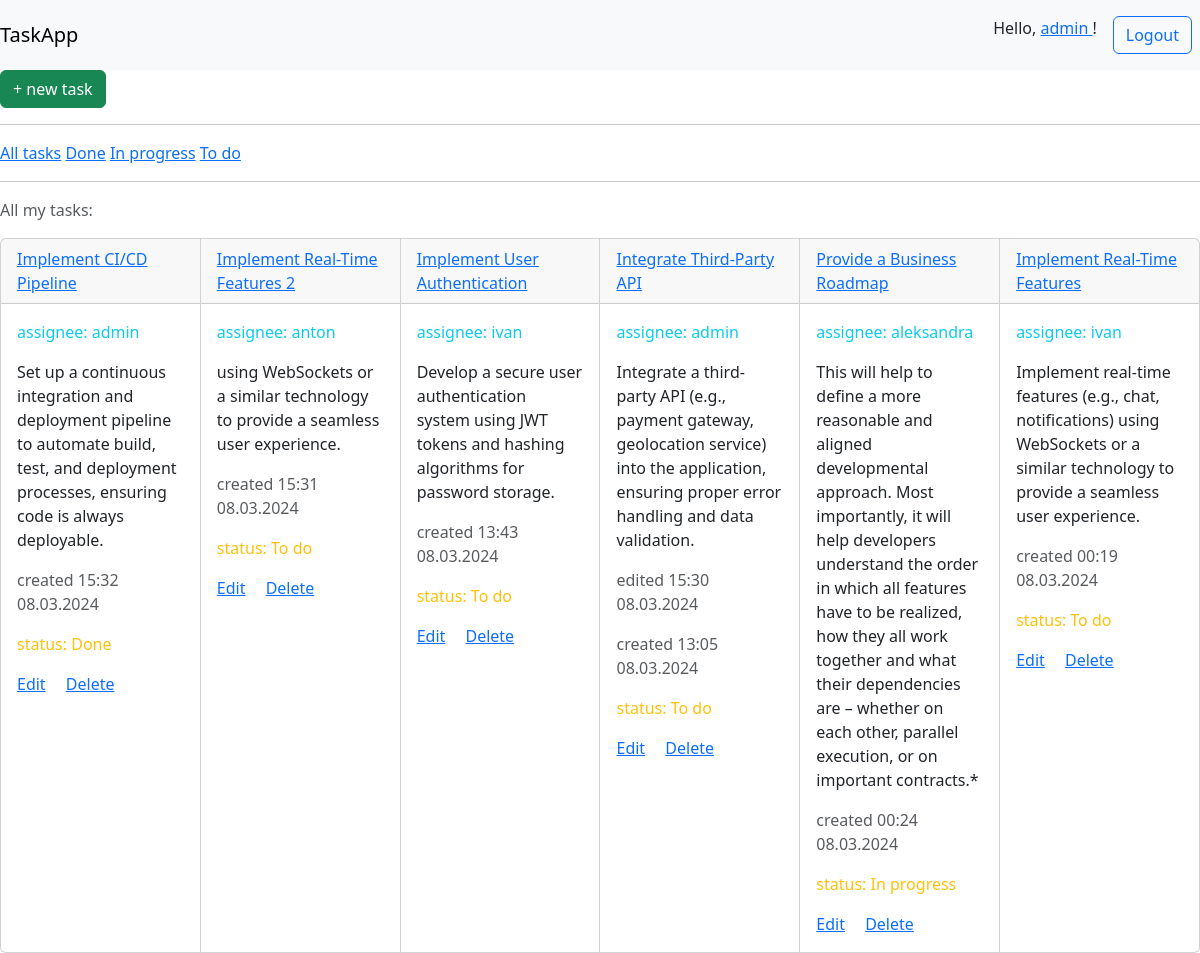
The app's page / (signed in), older data.
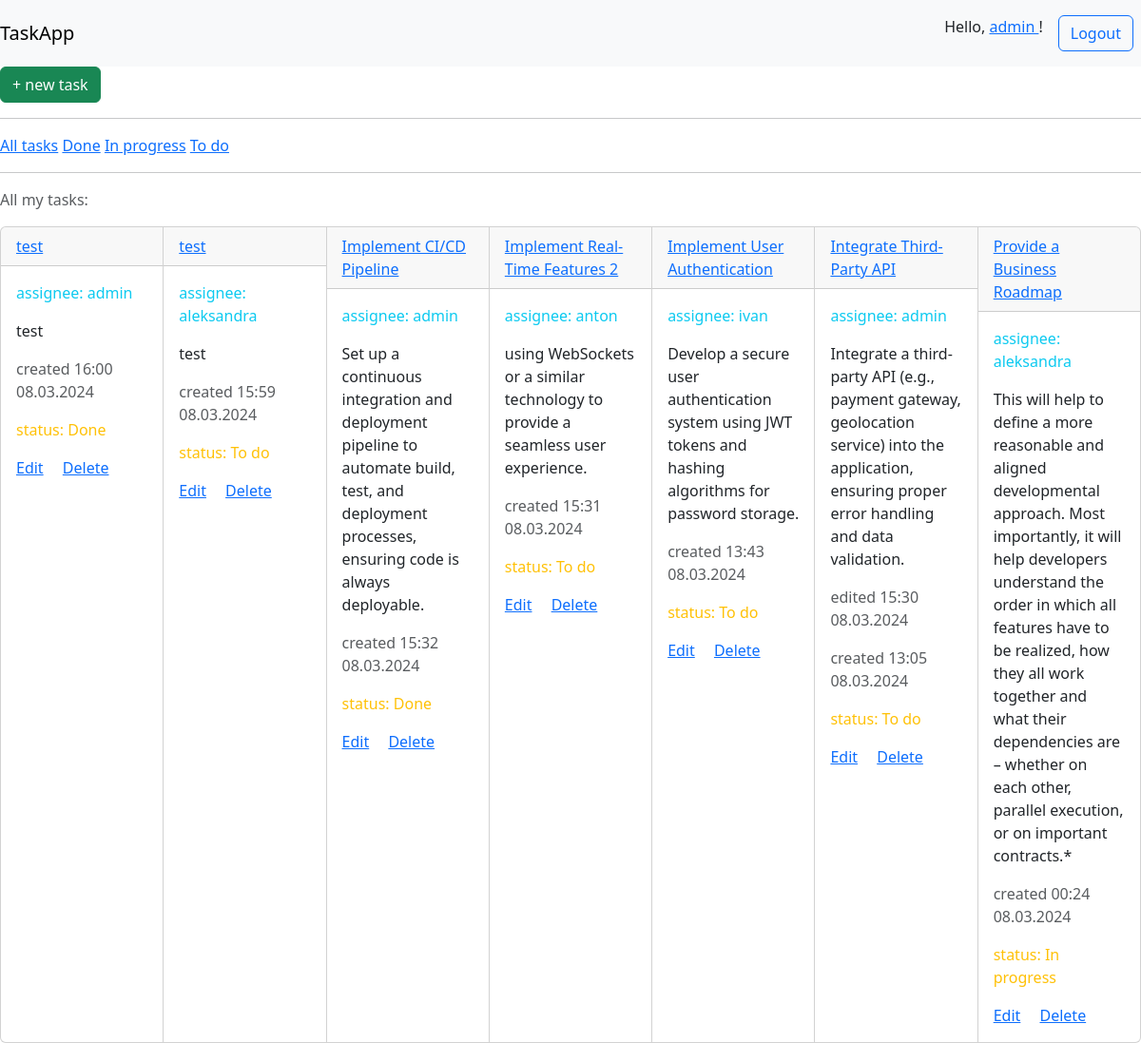
The same page, newer data.
### taskapp/models.py (models this page shows, shortened)
class TaskStatus(models.Model):
    name = models.CharField(max_length=255)
    description = models.CharField(max_length=255, blank=True)
    def __str__(self):
        return self.name

class Task(models.Model):
    creator = models.ForeignKey(User, related_name="creator", on_delete=models.SET_NULL, null=True)
    title = models.CharField(max_length=255)
    description = models.TextField(blank=True, null=True)
    status = models.ForeignKey(TaskStatus, on_delete=models.SET_NULL, null=True)
    created = models.DateTimeField(auto_now_add=True)
    updated = models.DateTimeField(auto_now=True)
    assignee = models.ForeignKey(User, related_name="assignee", on_delete=models.SET_NULL, null=True)
    edited = models.BooleanField(default=False)
    class Meta:
        ordering = ["-created"]

### taskapp/views.py (the view)
# urls.py: path('', home_view, name='home'),
@login_required(login_url="login")
def home_view(request):
    status = TaskStatus.objects.all()
    if request.GET.get('q') is not None:
        q = request.GET.get('q')
        try:
            status_id = TaskStatus.objects.get(name=q).id
        except TaskStatus.DoesNotExist:
            return redirect('home')
        tasks = Task.objects.filter(status=status_id).filter(Q(creator_id=request.user.id) | Q(assignee_id=request.user.id))
        context = {'tasks': tasks, 'status': status, 'filter_status':q}
        return render(request, 'taskapp/home.html', context=context)
    else:
        tasks = Task.objects.filter(Q(creator_id=request.user.id) | Q(assignee_id=request.user.id) )
        status = TaskStatus.objects.all()
        context = {'tasks': tasks, 'status': status}
    return render(request, 'taskapp/home.html', context=context)

### taskapp/templates/taskapp/home.html (shortened to what this page needs)
<!DOCTYPE html>
{% extends 'main.html' %}
{% block content %}
        <a class="btn btn-success btn" href="{%url 'create_task' %}"> + new task</a>
    <div>
        <hr>
         <a  href="/">All tasks</a>
        {% for s in status %}
            <a  href="{% url 'home' %}?q={{s.name}}">{{ s.name }}</a>
        {% endfor %}
    </div>
     <hr>
    {% if filter_status %}
        <p class="text-muted"> filter: {{filter_status}} </p>
    {% else %}
        <p class="text-muted"> All my tasks: </p>
    {% endif %}
        <div class="card-group">
        {% for task in tasks %}
            <div class="card" style="width: 18rem;">
                <div class="card-header"><a href="{%url 'task' task.id%}">{{task.title}}</a></div>
                    <div class="card-body">
                        <p class="text-info"> assignee: {{task.assignee}}  </p>
                        <p class="card-text">{{task.description}}</p>
                        <p class="font-italic text-muted">{% if task.edited%}  edited {{task.updated|date:'H:i d.m.Y '}}{% endif %} </p>
                        <p class="font-italic text-muted"> created {{task.created|date:'H:i d.m.Y '}} </p>
                        <p class="text-warning"> status: {{task.status}} </p>
                        <a href="{%url 'edit_task' task.id %}" class="card-link">Edit</a>
                        <a href="{%url 'delete_task' task.id %}" class="card-link">Delete</a>
                    </div>
            </div>
            {% endfor %}
            </div>
{% endblock %}

Row changes from the older to the newer data that the page shows:
removed Task: title "Implement Real-Time Features", assignee "ivan", description "Implement real-time features (e.g., chat, notifications) using WebSockets or a similar technology to provide a seamless user experience.", created "00:19 08.03.2024", status "To do"
added Task: title "test", assignee "admin", description "test", created "16:00 08.03.2024", status "Done"
added Task: title "test", assignee "aleksandra", description "test", created "15:59 08.03.2024", status "To do"
